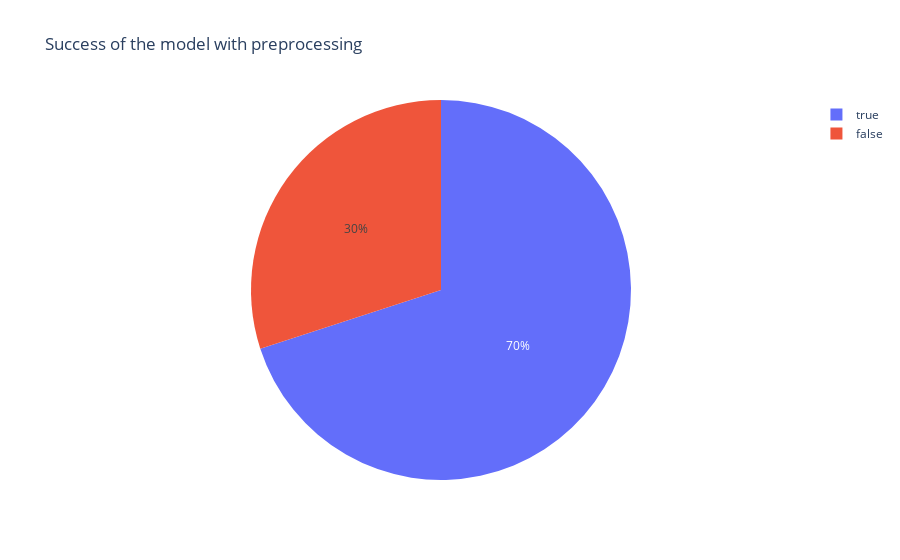

Notebook code cell kept with this figure:
### Code cell
fig = px.pie(summary, names='Success', title ='Success of the model with preprocessing')
fig.show()

### Figure 1 — Plotly figure (JSON) as saved in the notebook; plotly's stock layout.template omitted (floating-point values rounded to 4 significant figures)
{"data": [{"domain": {"x": [0.0, 1.0], "y": [0.0, 1.0]}, "hovertemplate": "Success=%{label}<extra></extra>", "labels": [true, true, true, true, false, true, false, false, true, true], "legendgroup": "", "name": "", "showlegend": true, "type": "pie"}], "layout": {"legend": {"tracegroupgap": 0}, "title": {"text": "Success of the model with preprocessing"}}}
